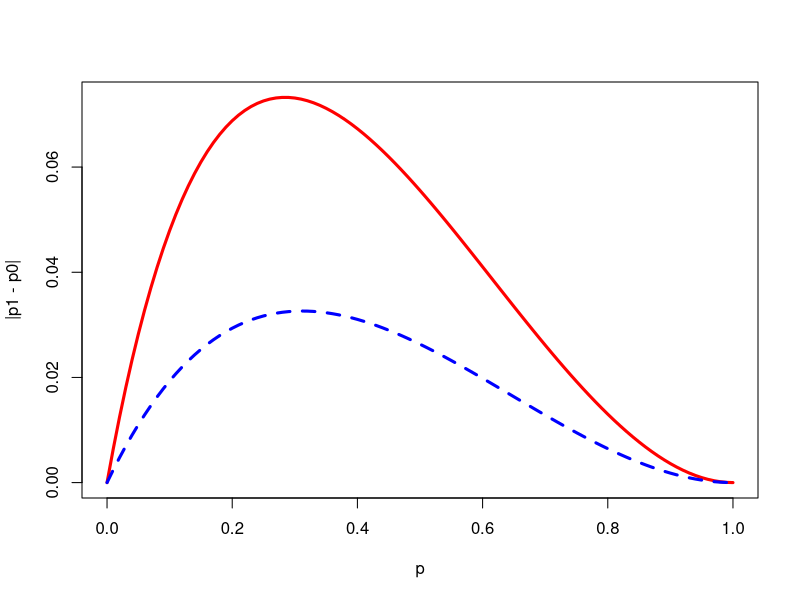
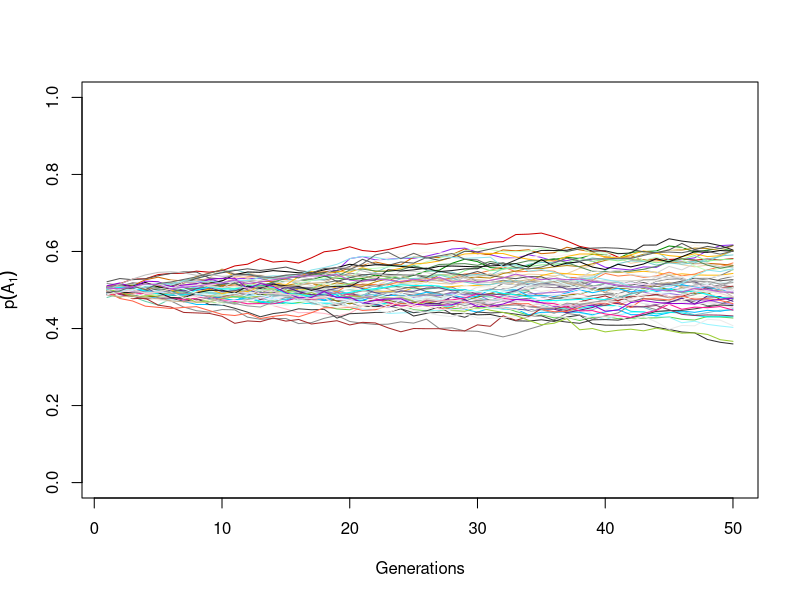
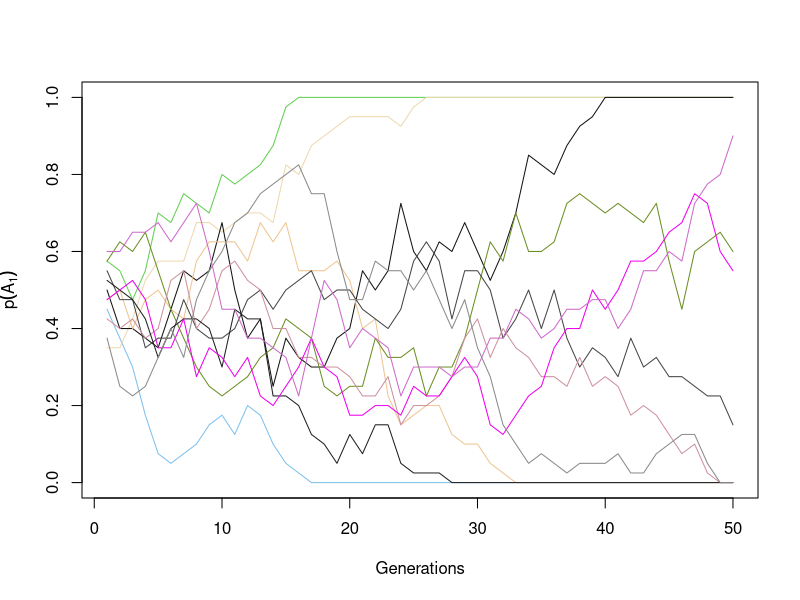

These figures' R source, in order:
## ---- chunk 1
options(htmltools.dir.version = FALSE)
## ---- chunk 2
deltap <- function(s, p){
  q <- 1-p
  return((s*p*q^2)/(1 - s*q^2))
}

p <- seq(0, 1, by=0.01)
plot(p, deltap(s=0.4, p), type="l", lwd=3, col="red", xlab="p", ylab="|p1 - p0|")
lines(p, deltap(s=0.2, p), lty=2, lwd=3, col="blue")
## ---- chunk 3
wright_fisher <- function(N=1000, A1=100, t=1000){
  p <- A1/(2*N)
  ### make a numeric vector to hold the results
  freq <- as.numeric();
  ### Use for loop to run over t generations
  for (i in 1:t){
    A1 <- rbinom(1, 2*N, p) # samling allele from a binom distribution
    p <- A1/(2*N)
    freq[i] <- p
  }
  return(freq)
}
frq <- wright_fisher(N=1000, A1=100, t=1000)
## ---- chunk 4
set.seed(12347)
N=2000; A1=2000; t=50
frq <- wright_fisher(N=N, A1=A1, t=t)
plot(frq, type="l", ylim=c(0,1), col=3, xlab="Generations",ylab=expression(p(A[1])))
    for(u in 1:100){
      frq <- wright_fisher(N=N, A1=A1, t=t)
      random <- sample(1:1000,1,replace=F)
      randomcolor <- colors()[random] 
      lines(frq,type="l",col=(randomcolor))
    }
## ---- chunk 5
set.seed(12347)
N=20; A1=20; t=50
frq <- wright_fisher(N=N, A1=A1, t=t)
plot(frq, type="l", ylim=c(0,1), col=3, xlab="Generations",ylab=expression(p(A[1])))
    for(u in 1:20){
      frq <- wright_fisher(N=N, A1=A1, t=t)
      random <- sample(1:1000,1,replace=F)
      randomcolor <- colors()[random] 
      lines(frq,type="l",col=(randomcolor))
    }
